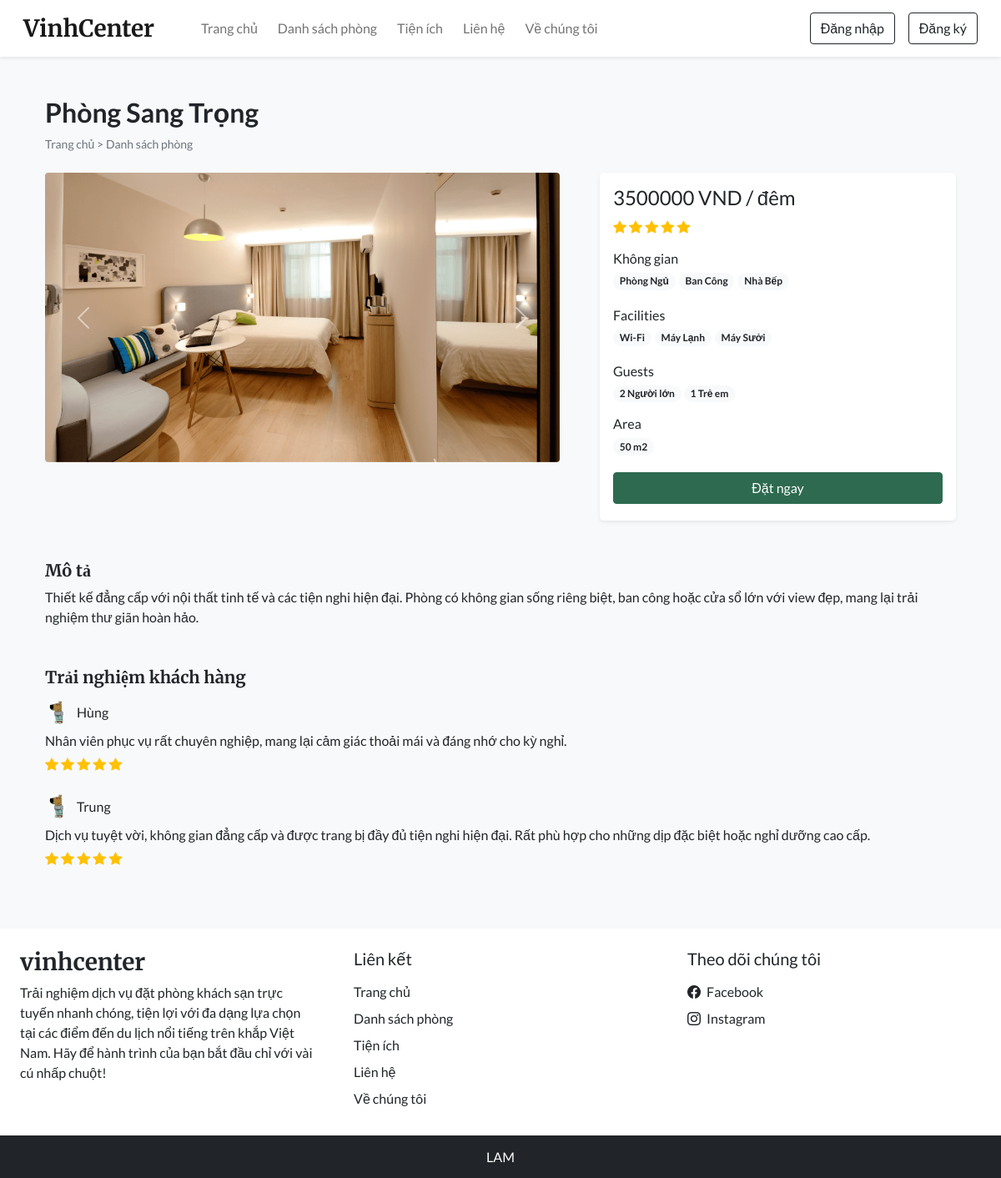
Page /room_details.php?id=5 on the committed database.
### tables this page shows
CREATE TABLE `rooms` (
  `id` int(11) NOT NULL,
  `name` varchar(150) NOT NULL,
  `area` int(11) NOT NULL,
  `price` int(11) NOT NULL,
  `quantity` int(11) NOT NULL,
  `adult` int(11) NOT NULL,
  `children` int(11) NOT NULL,
  `description` varchar(350) NOT NULL,
  `status` tinyint(4) NOT NULL DEFAULT 1,
  `removed` int(11) NOT NULL DEFAULT 0
);

CREATE TABLE `room_images` (
  `sr_no` int(11) NOT NULL,
  `room_id` int(11) NOT NULL,
  `image` varchar(150) NOT NULL,
  `thumb` tinyint(4) NOT NULL DEFAULT 0
);

CREATE TABLE `features` (
  `id` int(11) NOT NULL,
  `name` varchar(50) NOT NULL
);

CREATE TABLE `facilities` (
  `id` int(11) NOT NULL,
  `icon` varchar(100) NOT NULL,
  `name` varchar(50) NOT NULL,
  `description` varchar(250) NOT NULL
);

CREATE TABLE `rating_review` (
  `sr_no` int(11) NOT NULL,
  `booking_id` int(11) NOT NULL,
  `room_id` int(11) NOT NULL,
  `user_id` int(11) NOT NULL,
  `rating` int(11) NOT NULL,
  `review` varchar(200) NOT NULL,
  `seen` int(11) NOT NULL DEFAULT 0,
  `datentime` datetime NOT NULL DEFAULT current_timestamp()
);

CREATE TABLE `user_cred` (
  `id` int(11) NOT NULL,
  `name` varchar(100) NOT NULL,
  `email` varchar(150) NOT NULL,
  `address` varchar(120) NOT NULL,
  `phonenum` varchar(100) NOT NULL,
  `pincode` int(11) NOT NULL,
  `dob` date NOT NULL,
  `profile` varchar(100) NOT NULL DEFAULT 'chill-guy.png',
  `password` varchar(200) NOT NULL,
  `is_verified` int(11) NOT NULL DEFAULT 0,
  `token` varchar(200) DEFAULT NULL,
  `t_expire` date DEFAULT NULL,
  `status` int(11) NOT NULL DEFAULT 1,
  `datentime` datetime NOT NULL DEFAULT current_timestamp()
);

CREATE TABLE `settings` (
  `sr_no` int(11) NOT NULL,
  `site_title` varchar(50) NOT NULL,
  `site_about` varchar(250) NOT NULL,
  `shutdown` tinyint(1) NOT NULL
);

### inc/db_config.php (called while the page is built, shortened)
<?php
  function select($sql, $values, $datatypes) {
    $con = $GLOBALS['con'];
    if($stmt = mysqli_prepare($con, $sql)){
      mysqli_stmt_bind_param($stmt, $datatypes, ...$values);
      if(mysqli_stmt_execute($stmt)){
        $res = mysqli_stmt_get_result($stmt);
        return $res;
      }
      else{
        mysqli_stmt_close($stmt);
        die("Query cannot be executed - Execute");
      }
    }
    else{
      die("Query cannot be executed - Select");
    }
  }
?>

### room_details.php (the view, shortened to what this page needs)
<!DOCTYPE html>
<html lang="en">
<head>
  <?php require('inc/links.php'); ?>
</head>
<body class="bg-light">
  <?php require('inc/header.php'); ?>
  <?php
    $data = filteration($_GET);
    $room_res = select("SELECT * FROM `rooms` WHERE `id`=? AND `status`=? AND `removed`=?",[$data['id'],1,0],'iii');
    $room_data = mysqli_fetch_assoc($room_res);
  ?>
  <div class="container">
    <div class="row">
      <div class="col-12 my-5 mb-4 px-4">
        <h2 class="fw-bold"><?php echo $room_data['name'] ?></h2>
        <div style="font-size: 14px;">
          <a href="index.php" class="text-secondary text-decoration-none">Trang chủ</a>
          <span class="text-secondary"> > </span>
          <a href="rooms.php" class="text-secondary text-decoration-none">Danh sách phòng</a>
        </div>
      </div>
      <div class="col-lg-7 col-md-12 px-4">
        <div id="roomCarousel" class="carousel slide" data-bs-ride="carousel">
          <div class="carousel-inner">
            <?php
              $room_img = ROOMS_IMG_PATH."thumbnail.jpg";
              $img_q = mysqli_query($con,"SELECT * FROM `room_images`
                WHERE `room_id`='$room_data[id]'");
              if(mysqli_num_rows($img_q)>0)
              {
                $active_class = 'active';
                while($img_res = mysqli_fetch_assoc($img_q))
                {
                  echo"
                    <div class='carousel-item $active_class'>
                      <img src='".ROOMS_IMG_PATH.$img_res['image']."' class='d-block w-100 rounded'>
                    </div>
                  ";
                  $active_class='';
                }
              }
              else{
                echo"<div class='carousel-item active'>
                  <img src='$room_img' class='d-block w-100'>
                </div>";
              }
            ?>
          </div>
          <button class="carousel-control-prev" type="button" data-bs-target="#roomCarousel" data-bs-slide="prev">
            <span class="carousel-control-prev-icon" aria-hidden="true"></span>
          </button>
          <button class="carousel-control-next" type="button" data-bs-target="#roomCarousel" data-bs-slide="next">
            <span class="carousel-control-next-icon" aria-hidden="true"></span>
          </button>
        </div>
      </div>
      <div class="col-lg-5 col-md-12 px-4">
        <div class="card mb-4 border-0 shadow-sm rounded-3">
          <div class="card-body">
            <?php
              echo<<<price
                <h4>$room_data[price] VND / đêm</h4>
              price;
              $rating_q = "SELECT AVG(rating) AS `avg_rating` FROM `rating_review`
                WHERE `room_id`='$room_data[id]' ORDER BY `sr_no` DESC LIMIT 20";
              $rating_res = mysqli_query($con,$rating_q);
              $rating_fetch = mysqli_fetch_assoc($rating_res);
              $rating_data = "";
              if($rating_fetch['avg_rating']!=NULL)
              {
                for($i=0; $i < $rating_fetch['avg_rating']; $i++){
                  $rating_data .="<i class='bi bi-star-fill text-warning'></i> ";
                }
              }
              echo<<<rating
                <div class="mb-3">
                  $rating_data
                </div>
              rating;
              $fea_q = mysqli_query($con,"SELECT f.name FROM `features` f
                INNER JOIN `room_features` rfea ON f.id = rfea.features_id
                WHERE rfea.room_id = '$room_data[id]'");
              $features_data = "";
              while($fea_row = mysqli_fetch_assoc($fea_q)){
                $features_data .="<span class='badge rounded-pill bg-light text-dark text-wrap me-1 mb-1'>
                  $fea_row[name]
                </span>";
              }
              echo<<<features
                <div class="mb-3">
                  <h6 class="mb-1">Không gian</h6>
                  $features_data
                </div>
              features;
              $fac_q = mysqli_query($con,"SELECT f.name FROM `facilities` f
                INNER JOIN `room_facilities` rfac ON f.id = rfac.facilities_id
                WHERE rfac.room_id = '$room_data[id]'");
              $facilities_data = "";
              while($fac_row = mysqli_fetch_assoc($fac_q)){
                $facilities_data .="<span class='badge rounded-pill bg-light text-dark text-wrap me-1 mb-1'>
                  $fac_row[name]
                </span>";
              }
              echo<<<facilities
                <div class="mb-3">
                  <h6 class="mb-1">Facilities</h6>
                  $facilities_data
                </div>
              facilities;
              echo<<<guests
                <div class="mb-3">
                  <h6 class="mb-1">Guests</h6>
                  <span class="badge rounded-pill bg-light text-dark text-wrap">
                    $room_data[adult] Người lớn
                  </span>
                  <span class="badge rounded-pill bg-light text-dark text-wrap">
                    $room_data[children] Trẻ em
                  </span>
                </div>
              guests;
              echo<<<area
                <div class="mb-3">
                  <h6 class="mb-1">Area</h6>
                  <span class='badge rounded-pill bg-light text-dark text-wrap me-1 mb-1'>
                    $room_data[area] m2
                  </span>
                </div>
              area;
              if(!$settings_r['shutdown']){
                $login=0;
                echo<<<book
                  <button onclick='checkLoginToBook($login,$room_data[id])' class="btn w-100 text-white custom-bg shadow-none mb-1">Đặt ngay</button>
                book;
              }
            ?>
          </div>
        </div>
      </div>
      <div class="col-12 mt-4 px-4">
        <div class="mb-5">
          <h5 class="fw-bold h-font">Mô tả</h5>
          <p>
            <?php echo $room_data['description'] ?>
          </p>
        </div>
        <div>
          <h5 class="fw-bold h-font mb-3">Trải nghiệm khách hàng</h5>
          <?php
            $review_q = "SELECT rr.*,uc.name AS uname, uc.profile, r.name AS rname FROM `rating_review` rr
              INNER JOIN `user_cred` uc ON rr.user_id = uc.id
              INNER JOIN `rooms` r ON rr.room_id = r.id
              WHERE rr.room_id = '$room_data[id]'
              ORDER BY `sr_no` DESC LIMIT 15";
            $review_res = mysqli_query($con,$review_q);
            $img_path = USERS_IMG_PATH;
            if(mysqli_num_rows($review_res)==0){
              echo 'No reviews yet!';
            }
            else
            {
              while($row = mysqli_fetch_assoc($review_res))
              {
                $stars = "<i class='bi bi-star-fill text-warning'></i> ";
                for($i=1; $i<$row['rating']; $i++){
                  $stars .= " <i class='bi bi-star-fill text-warning'></i>";
                }
                echo<<<reviews
                  <div class="mb-4">
                    <div class="d-flex align-items-center mb-2">
                      <img src="$img_path$row[profile]" class="rounded-circle" loading="lazy" width="30px">
                      <h6 class="m-0 ms-2">$row[uname]</h6>
                    </div>
                    <p class="mb-1">
                      $row[review]
                    </p>
                    <div>
                      $stars
                    </div>
                  </div>
                reviews;
              }
            }
          ?>
        </div>
      </div>
    </div>
  </div>
  <?php require('inc/footer.php'); ?>
</body>
</html>

### inc/footer.php (shortened to what this page needs)
<div class="container-fluid bg-white mt-5">
  <div class="row">
    <div class="col-lg-4 p-4">
      <h3 class="h-font fw-bold fs-3 mb-2"><?php echo $settings_r['site_title'] ?></h3>
      <p>
        <?php echo $settings_r['site_about'] ?>
      </p>
    </div>
    <div class="col-lg-4 p-4">
      <h5 class="mb-3">Liên kết</h5>
      <a href="index.php" class="d-inline-block mb-2 text-dark text-decoration-none">Trang chủ</a> <br>
      <a href="rooms.php" class="d-inline-block mb-2 text-dark text-decoration-none">Danh sách phòng</a> <br>
      <a href="facilities.php" class="d-inline-block mb-2 text-dark text-decoration-none">Tiện ích</a> <br>
      <a href="contact.php" class="d-inline-block mb-2 text-dark text-decoration-none">Liên hệ</a> <br>
      <a href="about.php" class="d-inline-block mb-2 text-dark text-decoration-none">Về chúng tôi</a>
    </div>
    <div class="col-lg-4 p-4">
        <h5 class="mb-3">Theo dõi chúng tôi</h5>
        <a href="<?php echo $contact_r['fb'] ?>" class="d-inline-block text-dark text-decoration-none mb-2">
          <i class="bi bi-facebook me-1"></i> Facebook
        </a><br>
        <a href="<?php echo $contact_r['insta'] ?>" class="d-inline-block text-dark text-decoration-none">
          <i class="bi bi-instagram me-1"></i> Instagram
        </a><br>
    </div>
  </div>
</div>
<h6 class="text-center bg-dark text-white p-3 m-0">LAM</h6>

### css/common.css (style rules this page uses)
:root { --teal: #2D6A4F; --teal_hover: #2D6A4F; }
* { font-family: 'Lato', sans-serif; }
.h-font { font-family: 'Merriweather', serif; }
.custom-bg { background-color: var(--teal); border: 1px solid var(--teal); }

### rows in the picture
rooms: name "Phòng Sang Trọng", price "3500000", adult "2", children "1", area "50", description "Thiết kế đẳng cấp với nội thất tinh tế và các tiện nghi hiện đại. Phòng có không gian sống riêng biệt, ban công hoặc cửa sổ lớn với view đẹp, mang lại trải nghiệm thư giãn hoàn hảo."
room_images: image (picture)
features: name "Phòng Ngủ"
features: name "Ban Công"
features: name "Nhà Bếp"
facilities: name "Wi-Fi"
facilities: name "Máy Lạnh"
facilities: name "Máy Sưởi"
rating_review: user.profile (picture), user.name "Hùng", review "Nhân viên phục vụ rất chuyên nghiệp, mang lại cảm giác thoải mái và đáng nhớ cho kỳ nghỉ."
rating_review: user.profile (picture), user.name "Trung", review "Dịch vụ tuyệt vời, không gian đẳng cấp và được trang bị đầy đủ tiện nghi hiện đại. Rất phù hợp cho những dịp đặc biệt hoặc nghỉ dưỡng cao cấp."
settings: site_title "vinhcenter", site_about "Trải nghiệm dịch vụ đặt phòng khách sạn trực tuyến nhanh chóng, tiện lợi với đa dạng lựa chọn tại các điểm đến du lịch nổi tiếng trên khắp Việt Nam. Hãy để hành trình của bạn bắt đầu chỉ với vài cú nhấp chuột!"
